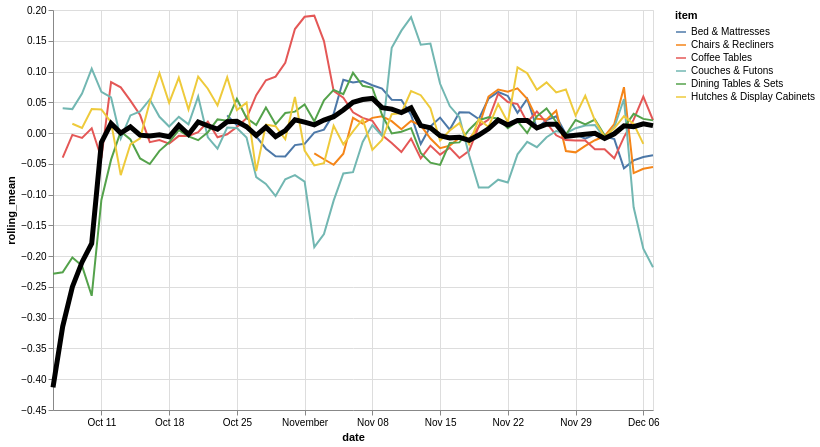

Write the Vega-Lite specification saved for this chart.
### Vega-Lite specification from a JSON file in a GitHub repository (floating-point values rounded to 4 significant figures; data arrays with more than 128 entries replaced by an {"elided": "..."} marker saying what was removed)
{"config": {"view": {"continuousWidth": 400, "continuousHeight": 300}}, "layer": [{"data": {"name": "data-a4c79485afa75db6cbfec033987b37c5"}, "mark": "line", "encoding": {"color": {"type": "nominal", "field": "item"}, "x": {"type": "temporal", "field": "date"}, "y": {"type": "quantitative", "field": "rolling_mean"}}, "transform": [{"window": [{"op": "mean", "field": "residual", "as": "rolling_mean"}], "frame": [-4, 3]}]}, {"data": {"name": "data-b8e8cfb628ab1b2492539ccfc7446bf7"}, "mark": {"type": "line", "color": "black", "size": 5}, "encoding": {"x": {"type": "temporal", "field": "date"}, "y": {"type": "quantitative", "field": "rolling_mean"}}, "transform": [{"window": [{"op": "mean", "field": "residual", "as": "rolling_mean"}], "frame": [-4, 3]}]}], "height": 400, "width": 600, "$schema": "https://vega.github.io/schema/vega-lite/v4.8.1.json", "datasets": {"data-a4c79485afa75db6cbfec033987b37c5": {"elided": "328 records"}, "data-b8e8cfb628ab1b2492539ccfc7446bf7": [{"date": "2020-10-06", "residual": -1.396}, {"date": "2020-10-07", "residual": -0.1876}, {"date": "2020-10-08", "residual": 0.02851}, {"date": "2020-10-09", "residual": -0.09743}, {"date": "2020-10-10", "residual": 0.0805}, {"date": "2020-10-11", "residual": 0.07243}, {"date": "2020-10-12", "residual": 0.03103}, {"date": "2020-10-13", "residual": 0.03317}, {"date": "2020-10-14", "residual": -0.08253}, {"date": "2020-10-15", "residual": 0.05856}, {"date": "2020-10-16", "residual": -0.09535}, {"date": "2020-10-17", "residual": -0.01722}, {"date": "2020-10-18", "residual": -0.02678}, {"date": "2020-10-19", "residual": 0.06018}, {"date": "2020-10-20", "residual": 0.04712}, {"date": "2020-10-21", "residual": 0.007908}, {"date": "2020-10-22", "residual": 0.06606}, {"date": "2020-10-23", "residual": -0.0594}, {"date": "2020-10-24", "residual": 0.06704}, {"date": "2020-10-25", "residual": -0.06682}, {"date": "2020-10-26", "residual": -0.07112}, {"date": "2020-10-27", "residual": 0.156}, {"date": "2020-10-28", "residual": 0.05256}, {"date": "2020-10-29", "residual": -0.06206}, {"date": "2020-10-30", "residual": -0.04639}, {"date": "2020-10-31", "residual": 0.04702}, {"date": "2020-11-01", "residual": -0.05531}, {"date": "2020-11-02", "residual": 0.01043}, {"date": "2020-11-03", "residual": 0.07063}, {"date": "2020-11-04", "residual": 0.1248}, {"date": "2020-11-05", "residual": 0.0186}, {"date": "2020-11-06", "residual": -0.0008618}, {"date": "2020-11-07", "residual": -0.002564}, {"date": "2020-11-08", "residual": 0.1336}, {"date": "2020-11-09", "residual": 0.04614}, {"date": "2020-11-10", "residual": 0.04525}, {"date": "2020-11-11", "residual": 0.08498}, {"date": "2020-11-12", "residual": 0.005655}, {"date": "2020-11-13", "residual": -0.0005061}, {"date": "2020-11-14", "residual": -0.04503}, {"date": "2020-11-15", "residual": 0.05752}, {"date": "2020-11-16", "residual": -0.09748}, {"date": "2020-11-17", "residual": 0.01771}, {"date": "2020-11-18", "residual": -0.05546}, {"date": "2020-11-19", "residual": 0.0553}, {"date": "2020-11-20", "residual": 0.0121}, {"date": "2020-11-21", "residual": -0.03868}, {"date": "2020-11-22", "residual": 0.02315}, {"date": "2020-11-23", "residual": 0.1387}, {"date": "2020-11-24", "residual": 0.01609}, {"date": "2020-11-25", "residual": -0.04534}, {"date": "2020-11-26", "residual": 0.001559}, {"date": "2020-11-27", "residual": 0.0544}, {"date": "2020-11-28", "residual": -0.08381}, {"date": "2020-11-29", "residual": 0.01047}, {"date": "2020-11-30", "residual": 0.0214}, {"date": "2020-12-01", "residual": -0.01771}, {"date": "2020-12-02", "residual": 0.0309}, {"date": "2020-12-03", "residual": -0.03108}, {"date": "2020-12-04", "residual": 0.01216}, {"date": "2020-12-05", "residual": -0.01283}, {"date": "2020-12-06", "residual": -0.0224}, {"date": "2020-12-07", "residual": 0.1143}]}}
